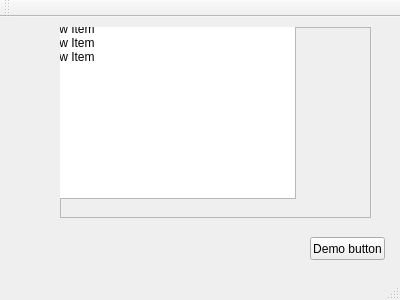
<?xml version="1.0" encoding="UTF-8"?>
<ui version="4.0">
 <class>MainWindow</class>
 <widget class="QMainWindow" name="MainWindow">
  <property name="geometry">
   <rect>
    <x>0</x>
    <y>0</y>
    <width>400</width>
    <height>300</height>
   </rect>
  </property>
  <property name="windowTitle">
   <string>MainWindow</string>
  </property>
  <widget class="QWidget" name="centralWidget">
   <widget class="QPushButton" name="pushButton">
    <property name="geometry">
     <rect>
      <x>310</x>
      <y>220</y>
      <width>75</width>
      <height>23</height>
     </rect>
    </property>
    <property name="text">
     <string>Demo button</string>
    </property>
   </widget>
   <widget class="QFrame" name="frame">
    <property name="geometry">
     <rect>
      <x>60</x>
      <y>10</y>
      <width>311</width>
      <height>191</height>
     </rect>
    </property>
    <property name="frameShape">
     <enum>QFrame::StyledPanel</enum>
    </property>
    <property name="frameShadow">
     <enum>QFrame::Raised</enum>
    </property>
    <widget class="QListWidget" name="listWidget">
     <property name="geometry">
      <rect>
       <x>-20</x>
       <y>-20</y>
       <width>256</width>
       <height>192</height>
      </rect>
     </property>
     <item>
      <property name="text">
       <string>New Item</string>
      </property>
     </item>
     <item>
      <property name="text">
       <string>New Item</string>
      </property>
     </item>
     <item>
      <property name="text">
       <string>New Item</string>
      </property>
     </item>
     <item>
      <property name="text">
       <string>New Item</string>
      </property>
     </item>
    </widget>
   </widget>
  </widget>
  <widget class="QMenuBar" name="menuBar">
   <property name="geometry">
    <rect>
     <x>0</x>
     <y>0</y>
     <width>400</width>
     <height>21</height>
    </rect>
   </property>
  </widget>
  <widget class="QToolBar" name="mainToolBar">
   <attribute name="toolBarArea">
    <enum>TopToolBarArea</enum>
   </attribute>
   <attribute name="toolBarBreak">
    <bool>false</bool>
   </attribute>
  </widget>
  <widget class="QStatusBar" name="statusBar"/>
 </widget>
 <layoutdefault spacing="6" margin="11"/>
 <resources/>
 <connections/>
</ui>
